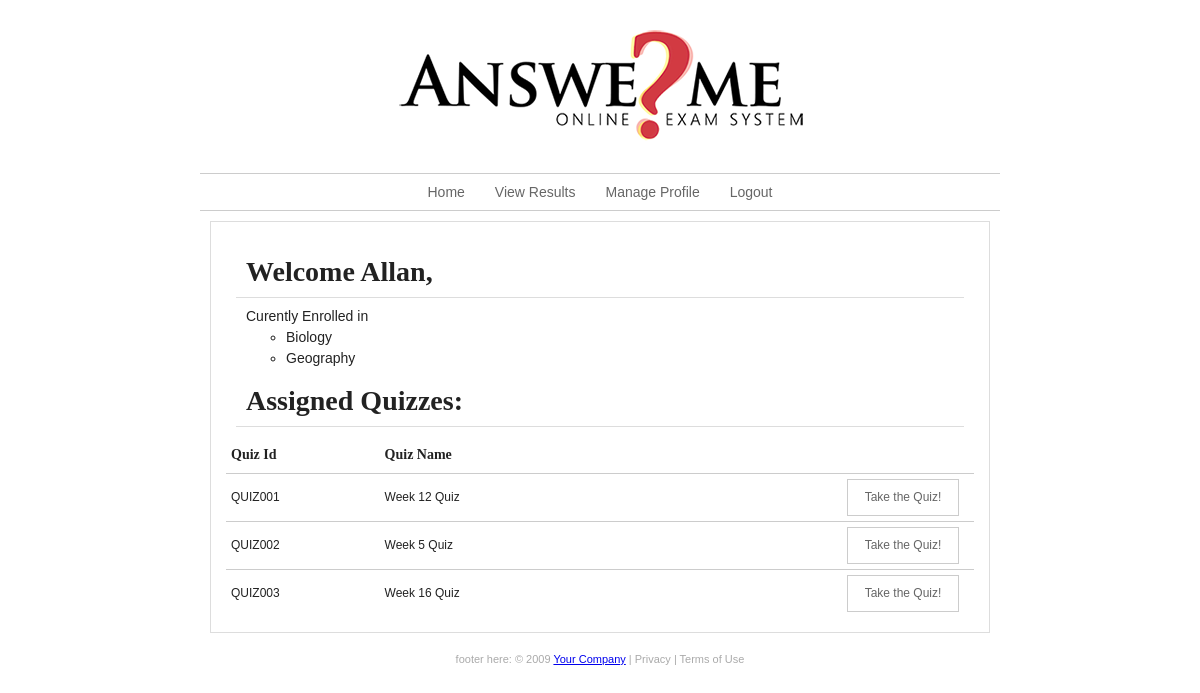
/Student/studenthome.php (signed in), run on the app's committed database.
### tables this page shows
CREATE TABLE `users` (
  `user_id` varchar(50) NOT NULL,
  `password` varchar(50) NOT NULL,
  `name` varchar(50) NOT NULL,
  `email` varchar(50) NOT NULL,
  `usertype` int(11) NOT NULL,
  PRIMARY KEY (`user_id`)
);

CREATE TABLE `modules` (
  `mod_id` varchar(50) NOT NULL,
  `mod_name` varchar(50) NOT NULL,
  PRIMARY KEY (`mod_id`)
);

CREATE TABLE `quiz_assignment` (
  `user_id` varchar(50) NOT NULL,
  `quiz_id` varchar(50) NOT NULL DEFAULT '',
  `quiz_status` varchar(50) DEFAULT NULL,
  `ass_status` varchar(50) DEFAULT NULL,
  `grade` int(11) DEFAULT NULL,
  PRIMARY KEY (`user_id`,`quiz_id`)
);

CREATE TABLE `quiz_detail` (
  `quiz_id` varchar(50) NOT NULL,
  `quiz_title` varchar(50) NOT NULL,
  `user_id` varchar(50) DEFAULT NULL,
  `total_marks` int(11) DEFAULT NULL,
  `no_of_questions` int(11) NOT NULL,
  `quiz_status` varchar(50) DEFAULT NULL,
  `quiz_type` int(11) DEFAULT NULL,
  `timelimit` int(11) DEFAULT NULL,
  `created_on` datetime DEFAULT NULL,
  `modified_on` datetime DEFAULT NULL,
  PRIMARY KEY (`quiz_id`),
  KEY `user_id_idx` (`user_id`),
  CONSTRAINT `user_id` FOREIGN KEY (`user_id`) REFERENCES `users` (`user_id`) ON DELETE NO ACTION ON UPDATE NO ACTION
);

### _includes/dbfunctions.php (called while the page is built, shortened)
<?php
function execQuery($query, $conn)
{
    $result = mysql_query($query, $conn) or die(mysql_error());
    if (mysql_num_rows($result) > 0)
	{
        while ($row = mysql_fetch_row($result))
		{
            $value = $row[0];
        }
    } else {
        $value = "No records";
    }
    return $value;
}
?>

### Student/studenthome.php (the view, shortened to what this page needs)
<?php
include '../_includes/database.php';
include '../_includes/dbfunctions.php';
?>
<!DOCTYPE html PUBLIC "-//W3C//DTD XHTML 1.0 Transitional//EN" "http://www.w3.org/TR/xhtml1/DTD/xhtml1-transitional.dtd">
<html xmlns="http://www.w3.org/1999/xhtml" >
<head>
<link href="../_css/styles.css" rel="stylesheet" type="text/css" />
</head>
<body>
<div id="container">
<div id="header">
<center>
<img src="../_images/logo.png"  /></center></div>
<div id="navigation"><ul id="nav">
        	<li><a href="studenthome.php">Home</a></li>
			<li><a href="viewresults.php">View Results</a></li>
			<li><a href="studentprofile.php">Manage Profile</a></li>
			<li><a href="../_includes/logout.php">Logout</a></li>
    </ul></div>
	<div id="content">
		<?php
		$id = $_SESSION['userid'];
		$conn = connectDB($hostname,$username,$password,$databaseName);
		$student_name="SELECT name FROM users WHERE user_id='$id'";
		$getstudent_name = execQuery($student_name,$conn);
		echo "<h1>Welcome ".$getstudent_name.",</h1>";
		echo '<p>Curently Enrolled in</p><ul>';
		$mod_id="SELECT mod_id FROM mod_assignment WHERE user_id='$id'";
		if (!($getmod_id = @ mysql_query ($mod_id, $conn)))
        showerror();
		while ($row = mysql_fetch_row($getmod_id))
		{
				$mod_name="SELECT mod_name FROM modules WHERE mod_id='$row[0]'";
				if (!($getmod_name = @ mysql_query ($mod_name, $conn)))
				showerror();
				while ($row = mysql_fetch_row($getmod_name)){
				echo "<ul><li>".$row[0]."</li></ul>";
				}
		}
		echo '</ul>';
		echo "<h1>Assigned Quizzes:</h1>";
		$quiz_taken=
		"SELECT qa.quiz_id, qd.quiz_title
		FROM quiz_assignment AS qa
		LEFT JOIN quiz_detail AS qd ON(qa.quiz_id = qd.quiz_id)
		WHERE qa.user_id='$id' AND qa.quiz_status='Open' AND qa.ass_status='Assigned'";
		if (!($getquiz_taken = @ mysql_query ($quiz_taken, $conn)))
        showerror();
		$num = mysql_num_fields($getquiz_taken);
		echo "<table id='table1'>";
		?>
		<tr>
					<th>Quiz Id</th>
					<th>Quiz Name</th>
					<th>
					</th>
				</tr>
		<?php
		while($row = mysql_fetch_row($getquiz_taken))
		{
			echo "<tr>";
			for($i=0;$i<$num;$i++)
			{
				echo "<td>".$row[$i]."</td>";
			}
			$qname = $row[1];
			$qname = str_replace(' ', '~~', $qname);
			echo "<td>";
			echo "<a href=quizdetail.php?qid=$row[0]&qname=$qname>Take the Quiz!</a>";
			echo "</td>";
			echo "</tr>";
		}
		echo "</table>";
		?>
</div>
<div id="footer">
<p>
footer here: &copy; 2009 <a href="#" title="Your Company">Your Company</a> |
Privacy | Terms of Use
</p>
</div>
</div>
</body>
</html>

### _css/styles.css (style rules this page uses)
* { padding:0; margin:0; }
body { font-family:arial; font-size:14px; background-color:#fff; color:#222; }
#header { height:150px; margin-bottom:10px; }
#navigation { display: block; width: 100%; text-align:-webkit-center; border-top-width: 1px; border-bottom-width: 1px; border-top-style: solid; border-bottom-style: solid; border-top-color: #ccc; border-bottom-color: #ccc; vertical-align: middle; }
ul#nav { margin:0; padding:0; list-style-type:none; text-align:center; display: table-cell; vertical-align: middle;*/ }
ul#nav li { float:left; position:relative; list-style-type:none; }
ul#nav a:link,ul#nav a:visited { display:block; padding:10px 15px; text-decoration:none; color:#666; background: #fff; transition: background .65s ease-in-out; -moz-transition: background .65s ease-in-out; -webkit-transition: background .65s ease-in-out; }
#container { margin:0 auto; width:800px; margin-top:10px; padding:3px; }
#content { margin:10px; padding:15px; background-color:#fff; border:1px solid #ddd; clear:both; }
#content h1 { font-family:cambria; border-bottom:1px solid #ddd; clear:both; line-height:30px; padding:10px; margin:10px; }
#content p { clear: both; margin-left: 20px; }
#content ul { margin: 5px; }
#content ul li { list-style-image: url(uncheck.gif); margin-left: 50px; }
#table1 { text-align: center; font-size: 12px; border-collapse: collapse; text-align: left; width: 100%; margin-right: auto; margin-left: auto; }
#table1 th { font-family:cambria; font-size: 14px; font-weight: bold; border-bottom-width: thin; border-bottom-style: solid; border-bottom-color: #CCC; padding-top: 10px; padding-right: 5px; padding-bottom: 10px; padding-left: 5px; }
#table1 td { padding-top: 5px; padding-right: 5px; padding-bottom: 5px; padding-left: 5px; border-top-width: 1px; border-top-style: solid; border-top-color: #CCC; line-height: 35px; }
#table1 a { display: block; background: #fff; border: 1px solid #ccc; padding: 4px; width: 100px; line-height: 25px; padding: 5px; text-align: center; margin-right: 10px; margin-left: 10px; float: right; text-decoration: none; color: #666; transition: background .65s ease-in-out; -moz-transition: background .65s ease-in-out; -webkit-transition: background .65s ease-in-out; }
#footer { font-size:11px; text-align:center; color:#aaa; margin-top:20px; }

### data on the page
users: name "Allan"
modules: mod_name "Biology"
modules: mod_name "Geography"
quiz_assignment: quiz "QUIZ001", quiz.quiz_title "Week 12 Quiz"
quiz_assignment: quiz "QUIZ002", quiz.quiz_title "Week 5 Quiz"
quiz_assignment: quiz "QUIZ003", quiz.quiz_title "Week 16 Quiz"
